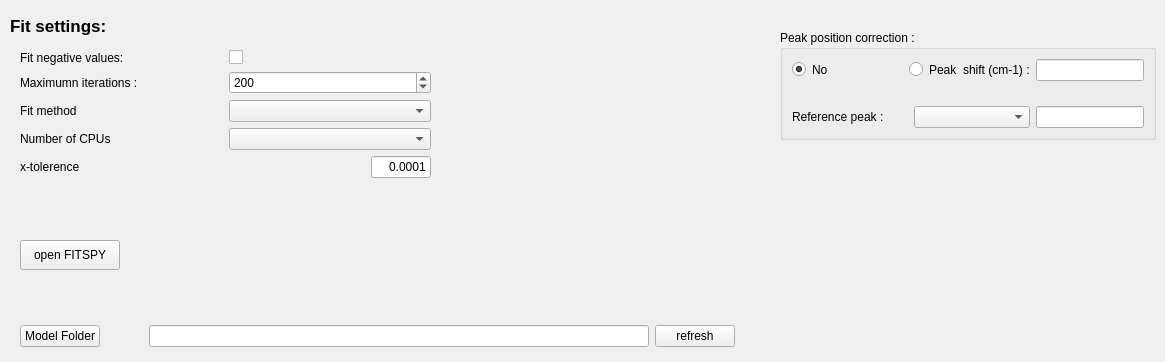
              <widget class="QWidget" name="fit_settings">
               <property name="enabled">
                <bool>true</bool>
               </property>
               <attribute name="title">
                <string>More settings</string>
               </attribute>
               <widget class="QGroupBox" name="groupBox_8">
                <property name="geometry">
                 <rect>
                  <x>780</x>
                  <y>30</y>
                  <width>376</width>
                  <height>110</height>
                 </rect>
                </property>
                <property name="title">
                 <string>Peak position correction :</string>
                </property>
                <layout class="QVBoxLayout" name="verticalLayout_28">
                 <item>
                  <layout class="QHBoxLayout" name="horizontalLayout_61" stretch="0,0,0">
                   <item>
                    <widget class="QRadioButton" name="radioButton_3">
                     <property name="sizePolicy">
                      <sizepolicy hsizetype="Maximum" vsizetype="Fixed">
                       <horstretch>0</horstretch>
                       <verstretch>0</verstretch>
                      </sizepolicy>
                     </property>
                     <property name="text">
                      <string/>
                     </property>
                     <property name="checked">
                      <bool>true</bool>
                     </property>
                    </widget>
                   </item>
                   <item>
                    <widget class="QLabel" name="label_45">
                     <property name="text">
                      <string>No</string>
                     </property>
                    </widget>
                   </item>
                   <item>
                    <layout class="QHBoxLayout" name="horizontalLayout_60">
                     <item>
                      <widget class="QRadioButton" name="radioButton_2">
                       <property name="sizePolicy">
                        <sizepolicy hsizetype="Maximum" vsizetype="Fixed">
                         <horstretch>0</horstretch>
                         <verstretch>0</verstretch>
                        </sizepolicy>
                       </property>
                       <property name="text">
                        <string/>
                       </property>
                      </widget>
                     </item>
                     <item>
                      <widget class="QLabel" name="label_44">
                       <property name="text">
                        <string>Peak  shift (cm-1) :</string>
                       </property>
                      </widget>
                     </item>
                     <item>
                      <widget class="QLineEdit" name="lineEdit_32">
                       <property name="sizePolicy">
                        <sizepolicy hsizetype="Fixed" vsizetype="Fixed">
                         <horstretch>0</horstretch>
                         <verstretch>0</verstretch>
                        </sizepolicy>
                       </property>
                       <property name="minimumSize">
                        <size>
                         <width>20</width>
                         <height>0</height>
                        </size>
                       </property>
                       <property name="toolTip">
                        <string>Type the different between experimental and theoretical values</string>
                       </property>
                      </widget>
                     </item>
                    </layout>
                   </item>
                  </layout>
                 </item>
                 <item>
                  <spacer name="verticalSpacer_11">
                   <property name="orientation">
                    <enum>Qt::Vertical</enum>
                   </property>
                   <property name="sizeHint" stdset="0">
                    <size>
                     <width>20</width>
                     <height>40</height>
                    </size>
                   </property>
                  </spacer>
                 </item>
                 <item>
                  <layout class="QHBoxLayout" name="horizontalLayout_64">
                   <item>
                    <widget class="QLabel" name="label_47">
                     <property name="text">
                      <string>Reference peak :</string>
                     </property>
                    </widget>
                   </item>
                   <item>
                    <widget class="QComboBox" name="comboBox_14"/>
                   </item>
                   <item>
                    <widget class="QLineEdit" name="lineEdit_34">
                     <property name="sizePolicy">
                      <sizepolicy hsizetype="Fixed" vsizetype="Fixed">
                       <horstretch>0</horstretch>
                       <verstretch>0</verstretch>
                      </sizepolicy>
                     </property>
                     <property name="minimumSize">
                      <size>
                       <width>20</width>
                       <height>0</height>
                      </size>
                     </property>
                     <property name="toolTip">
                      <string>Type the theoretical values</string>
                     </property>
                    </widget>
                   </item>
                  </layout>
                 </item>
                </layout>
               </widget>
               <widget class="QWidget" name="layoutWidget">
                <property name="geometry">
                 <rect>
                  <x>20</x>
                  <y>50</y>
                  <width>411</width>
                  <height>220</height>
                 </rect>
                </property>
                <layout class="QVBoxLayout" name="verticalLayout_29">
                 <item>
                  <layout class="QHBoxLayout" name="horizontalLayout_55">
                   <item>
                    <widget class="QLabel" name="label_23">
                     <property name="text">
                      <string>Fit negative values:</string>
                     </property>
                    </widget>
                   </item>
                   <item>
                    <widget class="QCheckBox" name="cb_fit_negative">
                     <property name="text">
                      <string/>
                     </property>
                    </widget>
                   </item>
                  </layout>
                 </item>
                 <item>
                  <layout class="QHBoxLayout" name="horizontalLayout_59">
                   <item>
                    <widget class="QLabel" name="label_25">
                     <property name="text">
                      <string>Maximumn iterations :</string>
                     </property>
                    </widget>
                   </item>
                   <item>
                    <widget class="QSpinBox" name="max_iteration">
                     <property name="prefix">
                      <string/>
                     </property>
                     <property name="maximum">
                      <number>10000</number>
                     </property>
                     <property name="value">
                      <number>200</number>
                     </property>
                    </widget>
                   </item>
                  </layout>
                 </item>
                 <item>
                  <layout class="QHBoxLayout" name="horizontalLayout_63">
                   <item>
                    <widget class="QLabel" name="label_27">
                     <property name="text">
                      <string>Fit method</string>
                     </property>
                    </widget>
                   </item>
                   <item>
                    <widget class="QComboBox" name="cbb_fit_methods"/>
                   </item>
                  </layout>
                 </item>
                 <item>
                  <layout class="QHBoxLayout" name="horizontalLayout_67">
                   <item>
                    <widget class="QLabel" name="label_26">
                     <property name="text">
                      <string>Number of CPUs</string>
                     </property>
                    </widget>
                   </item>
                   <item>
                    <widget class="QComboBox" name="cbb_cpu_number"/>
                   </item>
                  </layout>
                 </item>
                 <item>
                  <layout class="QHBoxLayout" name="horizontalLayout_68">
                   <item>
                    <widget class="QLabel" name="label_55">
                     <property name="text">
                      <string>x-tolerence</string>
                     </property>
                    </widget>
                   </item>
                   <item>
                    <spacer name="horizontalSpacer_41">
                     <property name="orientation">
                      <enum>Qt::Horizontal</enum>
                     </property>
                     <property name="sizeHint" stdset="0">
                      <size>
                       <width>40</width>
                       <height>20</height>
                      </size>
                     </property>
                    </spacer>
                   </item>
                   <item>
                    <widget class="QLineEdit" name="xtol">
                     <property name="maximumSize">
                      <size>
                       <width>60</width>
                       <height>16777215</height>
                      </size>
                     </property>
                     <property name="text">
                      <string>0.0001</string>
                     </property>
                     <property name="alignment">
                      <set>Qt::AlignRight|Qt::AlignTrailing|Qt::AlignVCenter</set>
                     </property>
                    </widget>
                   </item>
                  </layout>
                 </item>
                 <item>
                  <spacer name="verticalSpacer_14">
                   <property name="orientation">
                    <enum>Qt::Vertical</enum>
                   </property>
                   <property name="sizeHint" stdset="0">
                    <size>
                     <width>20</width>
                     <height>40</height>
                    </size>
                   </property>
                  </spacer>
                 </item>
                 <item>
                  <widget class="QPushButton" name="btn_open_fitspy">
                   <property name="sizePolicy">
                    <sizepolicy hsizetype="Minimum" vsizetype="Minimum">
                     <horstretch>0</horstretch>
                     <verstretch>0</verstretch>
                    </sizepolicy>
                   </property>
                   <property name="minimumSize">
                    <size>
                     <width>100</width>
                     <height>30</height>
                    </size>
                   </property>
                   <property name="maximumSize">
                    <size>
                     <width>100</width>
                     <height>30</height>
                    </size>
                   </property>
                   <property name="text">
                    <string>open FITSPY</string>
                   </property>
                  </widget>
                 </item>
                </layout>
               </widget>
               <widget class="QLabel" name="label_53">
                <property name="geometry">
                 <rect>
                  <x>10</x>
                  <y>10</y>
                  <width>121</width>
                  <height>31</height>
                 </rect>
                </property>
                <property name="font">
                 <font>
                  <pointsize>13</pointsize>
                  <weight>75</weight>
                  <bold>true</bold>
                 </font>
                </property>
                <property name="text">
                 <string>Fit settings:</string>
                </property>
               </widget>
               <widget class="QWidget" name="layoutWidget">
                <property name="geometry">
                 <rect>
                  <x>20</x>
                  <y>320</y>
                  <width>715</width>
                  <height>33</height>
                 </rect>
                </property>
                <layout class="QHBoxLayout" name="horizontalLayout_45">
                 <item>
                  <widget class="QPushButton" name="btn_default_folder_model">
                   <property name="text">
                    <string>Model Folder</string>
                   </property>
                  </widget>
                 </item>
                 <item>
                  <spacer name="horizontalSpacer_40">
                   <property name="orientation">
                    <enum>Qt::Horizontal</enum>
                   </property>
                   <property name="sizeHint" stdset="0">
                    <size>
                     <width>40</width>
                     <height>20</height>
                    </size>
                   </property>
                  </spacer>
                 </item>
                 <item>
                  <widget class="QLineEdit" name="l_defaut_folder_model">
                   <property name="minimumSize">
                    <size>
                     <width>500</width>
                     <height>0</height>
                    </size>
                   </property>
                   <property name="maximumSize">
                    <size>
                     <width>500</width>
                     <height>16777215</height>
                    </size>
                   </property>
                  </widget>
                 </item>
                 <item>
                  <widget class="QPushButton" name="btn_refresh_model_folder">
                   <property name="text">
                    <string>refresh</string>
                   </property>
                  </widget>
                 </item>
                </layout>
               </widget>
              </widget>
